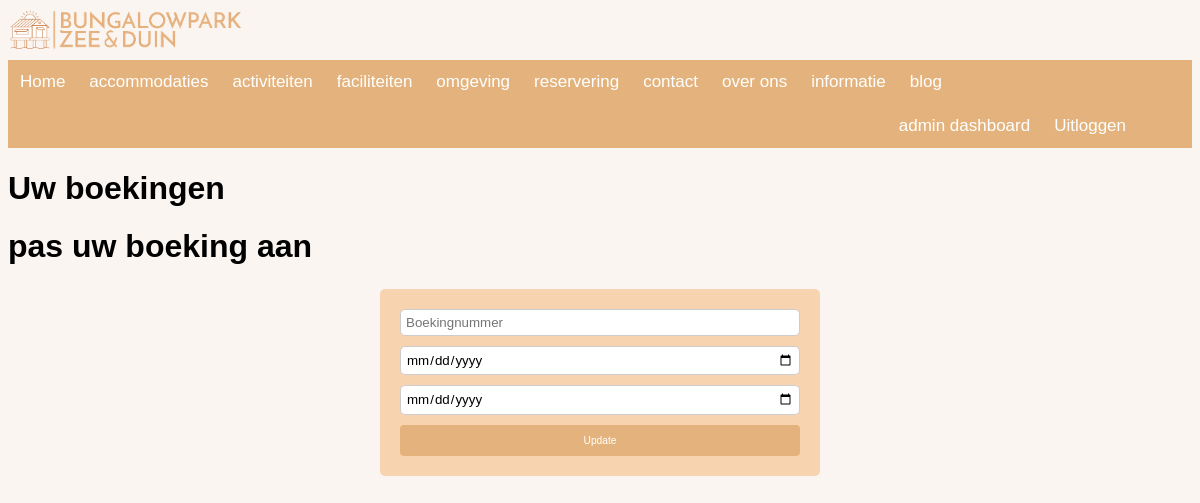
The page /gebruiker (signed in) on the database as committed earlier.
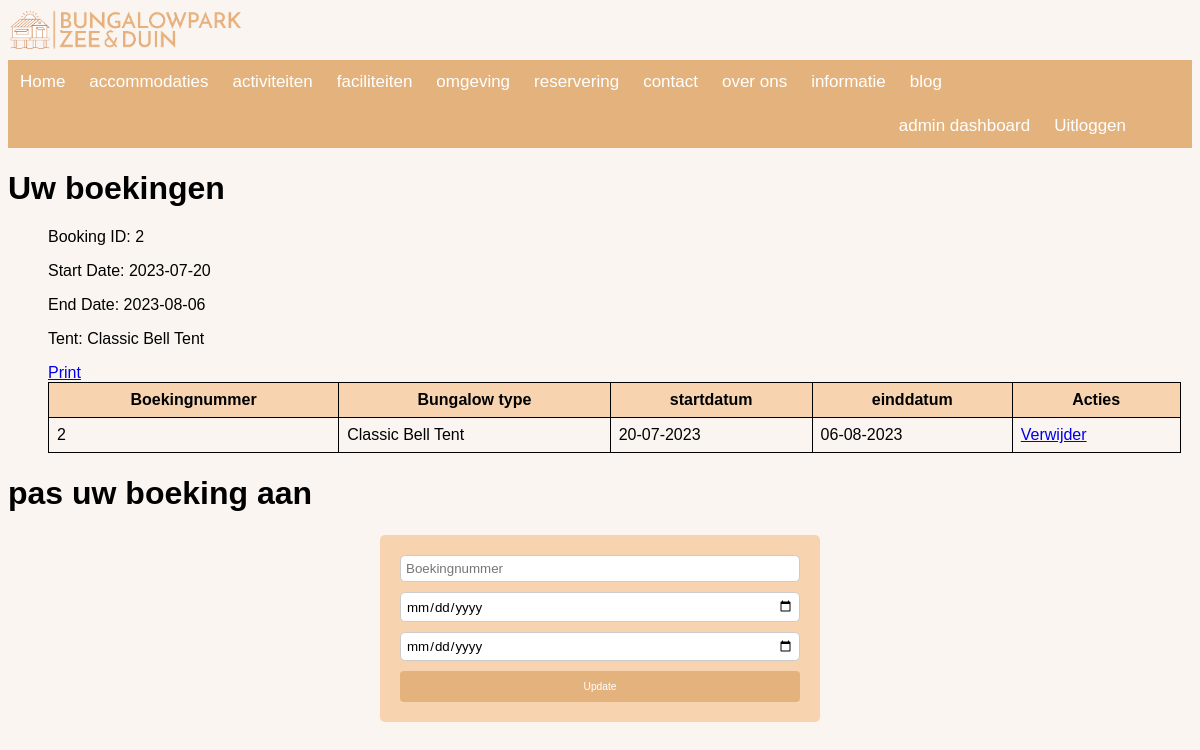
The same page on the database as committed later.
### bungalowpark/models.py (models this page shows, shortened)
class Boeking(db.Model):
    __tablename__ = 'reserveringen'
    id = db.Column(db.Integer(), primary_key=True)
    bungalowID = db.Column(db.Integer(), nullable=False)
    tent_omschrijving = db.Column(db.String(100), nullable=False)
    startdatum = db.Column(db.Date(), nullable=False)
    einddatum = db.Column(db.Date(), nullable=False)
    userID = db.Column(db.Integer, db.ForeignKey('users.id'), nullable=False)

### bungalowpark/__init__.py (the view)
@app.route('/gebruiker')
@login_required
@check_user_bookings
def gebruiker(heeft_boekingen):
    bungID = Boeking.query.filter_by(userID=current_user.id).all()
    return render_template('gebruiker.html', bungID=bungID, heeft_boekingen=heeft_boekingen)

### bungalowpark/__init__.py (called while the page is built)
def check_user_bookings(f):
    @wraps(f)
    def decorated_function(*args, **kwargs):
        heeft_boekingen = None
        if current_user.is_authenticated:
            heeft_boekingen = Boeking.query.filter_by(userID=current_user.id).first()
        return f(heeft_boekingen=heeft_boekingen, *args, **kwargs)
    return decorated_function

### bungalowpark/models.py (called while the page is built)
@login_manager.user_loader
def load_user(user_id):
    return User.query.get(user_id)

### bungalowpark/templates/gebruiker.html (shortened to what this page needs)
{% extends "base.html" %}
{% block content %}
<h1>Uw boekingen</h1>
<ul>
    {% for item in bungID %}
    <table>
        <tr>
            <th>Boekingnummer</th>
            <th>Bungalow type</th>
            <th>startdatum</th>
            <th>einddatum</th>
            <th>Acties</th>
        </tr>
    <tr>
        <td>{{ item.id }}</td>
        <td>{{ item.tent_omschrijving }}</td>
        <td>{{ item.startdatum.strftime('%d-%m-%Y')  }}</td>
        <td>{{ item.einddatum.strftime('%d-%m-%Y') }}</td>
        <td>
            <a href="{{ url_for('delete_boeking', boeking_id=item.id) }}" onclick="return confirm('Weet je zeker dat je deze boeking wilt verwijderen?')" class="verwijderen">Verwijder</a>
        </td>
    </tr>
    {% endfor %}
    {% for booking in bungID %}
    <div class="booking-item">
        <p>Booking ID: {{ booking.id }}</p>
        <p>Start Date: {{ booking.startdatum }}</p>
        <p>End Date: {{ booking.einddatum }}</p>
        <p>Tent: {{ booking.tent_omschrijving }}</p>
        <a href="{{ url_for('print_booking', booking_id=booking.id) }}" target="_blank">Print</a>
    </div>
    {% endfor %}
    </table>
</ul>
<h1>pas uw boeking aan </h1>
<form class="form-grid" action="/update_boeking" method="POST">
    <input type="text" name="boeking_id" placeholder="Boekingnummer" required>
    <input type="date" name="startdatum" placeholder="Startdatum" required>
    <input type="date" name="einddatum" placeholder="Einddatum" required>
    <button type="submit">Update</button>
  </form>
{% endblock %}

### bungalowpark/templates/base.html (shortened to what this page needs)
<!DOCTYPE html>
<html lang="en" dir="ltr">
<head>
    <link rel="stylesheet" type="text/css" href="{{ url_for('static', filename='css/style.css') }}">
</head>
<body>
      <img alt="logo site" src="{{ url_for('static', filename='img/bungalow.png') }}" class="logo_site">
      <nav class="navbar navbar-expand-lg  navbar-light mb-2 ">
        <div class="collapse navbar-collapse" id="navbarSupportedContent">
          <ul class="navigatiebar">
            <li>
              <a class="nav-link {% if request.path == url_for('index') %}active{% endif %}" aria-current="page" href="{{ url_for('index') }}">Home</a>
            </li>
              <li><a class="nav-link {% if request.path == url_for('accomidatiepagina') %}active{% endif %}" aria-current="page" href="{{ url_for('accomidatiepagina')}}">accommodaties</a>
            </li>
            <li>
              <a class="nav-link {% if request.path == url_for('activiteitenpagina') %}active{% endif %}" aria-current="page" href="{{ url_for('activiteitenpagina')}}">activiteiten</a>
            </li>
            <li>
              <a class="nav-link {% if request.path == url_for('faciliteitenpagina') %}active{% endif %}" aria-current="page" href="{{ url_for('faciliteitenpagina')}}">faciliteiten</a>
            </li>
            <li>
              <a class="nav-link {% if request.path == url_for('omgevingspagina') %}active{% endif %}" aria-current="page" href="{{ url_for('omgevingspagina')}}">omgeving</a>
            </li>
            <li>
              <a class="nav-link {% if request.path == url_for('reserveringspagina') %}active{% endif %}" aria-current="page" href="{{ url_for('reserveringspagina')}}">reservering</a>
            </li>
            <li>
              <a class="nav-link {% if request.path == url_for('contactpagina') %}active{% endif %}" aria-current="page" href="{{ url_for('contactpagina')}}">contact</a>
            </li>
            <li>
              <a class="nav-link {% if request.path == url_for('over_ons_pagina') %}active{% endif %}" aria-current="page" href="{{ url_for('over_ons_pagina')}}">over ons</a>
            </li>
            <li>
              <a class="nav-link {% if request.path == url_for('informatiepagina') %}active{% endif %}" aria-current="page" href="{{ url_for('informatiepagina')}}">informatie</a>
            </li>
            <li>
              <a class="nav-link {% if request.path == url_for('blogpagina') %}active{% endif %}" aria-current="page" href="{{ url_for('blogpagina')}}">blog</a>
            </li>
          </ul>
          <ul class="navbar2-nav ">
            {% if current_user.is_authenticated %}
              <li><a class ="welkom" href="{{ url_for('user')}}">{{ name }}</a></li>
              <li><a class="nav-link" href="{{ url_for('logout') }}">Uitloggen</a></li>
            {% else %}
              <li><a class="nav-link" href="{{ url_for('login') }}">Login</a></li>
              <li><a class="nav-link" href="{{ url_for('register') }}">Registreren</a></li>
              {% endif %}
            {% if current_user.role == 'admin' %}
            <a class="nav-link {% if request.path == url_for('admin_dashboard') %}active{% endif %}" aria-current="page" href="{{ url_for('admin_dashboard')}}">admin dashboard</a>
            {% endif %}
          </ul>
        </div>
      </nav>
{% block content %}
{% endblock %}
</body>
</html>

### bungalowpark/static/css/style.css (style rules this page uses)
body { font-family: Arial, Helvetica, sans-serif; background-color: #faf5f0; }
.logo_site { width: 20%; height: 20%; }
.navigatiebar { width: 100%; background-color: #e4b37d; list-style-type: none; margin: 0; padding: 0; overflow: hidden; }
.welkom { float: right; padding: 12px; color: white; text-decoration: solid; font-size: 17px; margin-right: 30px; }
.navbar { width: 100%; background-color: #e4b37d; overflow: auto; }
.nav-link { float: left; padding: 12px; color: white; text-decoration: none; font-size: 17px; }
.navbar2-nav { list-style-type: none; margin: 0; padding: 0; overflow: hidden }
.navbar2-nav a { float: right; padding: 12px; color: white; text-decoration: none; font-size: 17px; }
table { border-collapse: collapse; width: 99%; align-self: center; }
th, td { border: 1px solid black; padding: 8px; }
th { background-color: #f5b67383; }
.form-grid { display: grid; gap: 10px; max-width: 400px; background-color: #f5b67383; padding: 20px; border-radius: 5px; margin: 2% auto; }
.form-grid input[type="text"], .form-grid input[type="date"], .form-grid textarea { padding: 5px; border-radius: 5px; border: 1px solid #ccc; width: 100%; box-sizing: border-box; text-decoration: none; font-family: Arial, Helvetica, sans-serif; }
.form-grid button { padding: 10px; border: none; background-color: #E4B37D; color: #fff; text-decoration: none; border-radius: 4px; transition: background-color 0.3s ease; font-family: Arial, Helvetica, sans-serif; font-size: .85vmax; }

Rows that differ between the two databases and show on the page:
added Boeking: id "2", tent_omschrijving "Classic Bell Tent", startdatum "20-07-2023", einddatum "06-08-2023", startdatum "2023-07-20", einddatum "2023-08-06"
